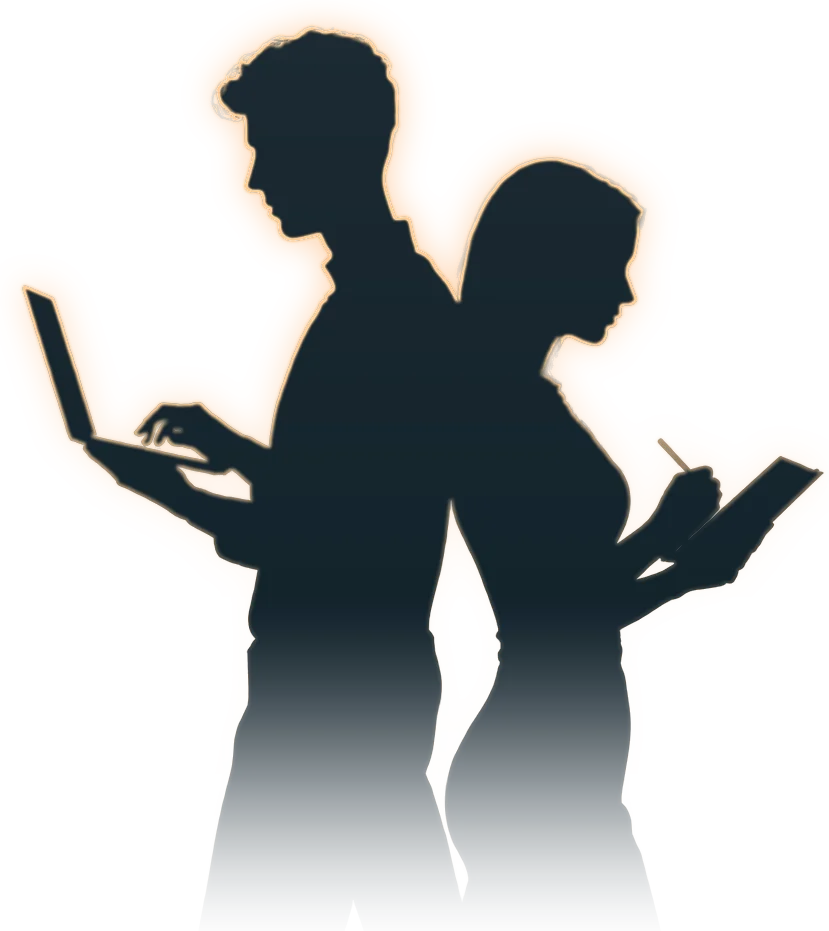
#> input picture docs/assets/hero-duo.webp, 829 x 931 px
$ python -i tone.py   (imports and definitions only)
#> lines starting #> are read from the running program, lines starting #| are printed output that depends on the picture
#!/usr/bin/env python3
# -*- coding: utf-8 -*-
"""Тонировка фотографий под палитру «Сверка»: петрольные тени, бирюзовые полутона, теплые закатные света.

Берет исходные (натуральные) JPG из папки --raw и складывает готовые файлы в src/photos/,
откуда их забирает build.py. Фото из NATURAL копируются без изменений (главный экран —
эталон палитры, остальные под него подгоняются). Нужен Pillow: pip3 install pillow

    python3 src/tone.py                 # ../incom-redesign/site/assets/photos -> src/photos
    python3 src/tone.py --raw /путь --sheet /tmp/sheet.jpg   # плюс контактный лист для проверки
"""
import argparse
import shutil
import sys
from pathlib import Path

try:
    from PIL import Image, ImageOps, ImageEnhance, ImageDraw
except ImportError:
    print("Нужен Pillow: pip3 install pillow")
    sys.exit(1)

SRC = Path(__file__).resolve().parent
ROOT = SRC.parent
DEFAULT_RAW = ROOT.parent / "incom-redesign" / "site" / "assets" / "photos"
OUT = SRC / "photos"

# Фото, которые остаются в натуральном цвете
NATURAL = {"moscow-city-sunset"}

# Градиентная карта: яркость 0..1 -> цвет. Тени = петроль сайта, света = теплый закат с главной
STOPS = [
    (0.00, "#061B28"),
    (0.30, "#0D3C55"),
    (0.58, "#2A7390"),
    (0.78, "#C4906A"),
    (0.90, "#F0C3A0"),
    (1.00, "#FFF1E4"),
]
CONTRAST = 1.08
QUALITY = 86


def hexrgb(h):
    h = h.lstrip("#")
    return tuple(int(h[i:i + 2], 16) for i in (0, 2, 4))


def luts(stops):
    stops = sorted((p, hexrgb(c)) for p, c in stops)
    out = [[0] * 256 for _ in range(3)]
    for i in range(256):
        t = i / 255
        for (p0, c0), (p1, c1) in zip(stops, stops[1:]):
            if p0 <= t <= p1:
                k = 0 if p1 == p0 else (t - p0) / (p1 - p0)
                for ch in range(3):
                    out[ch][i] = round(c0[ch] + (c1[ch] - c0[ch]) * k)
                break
#> further down, picture is the input picture: PIL image 829x931 RGBA; mean R, G, B, A 159, 115.1, 74.9, 82
    return out


LUT = luts(STOPS)


def tone(img):
    g = ImageOps.grayscale(img)
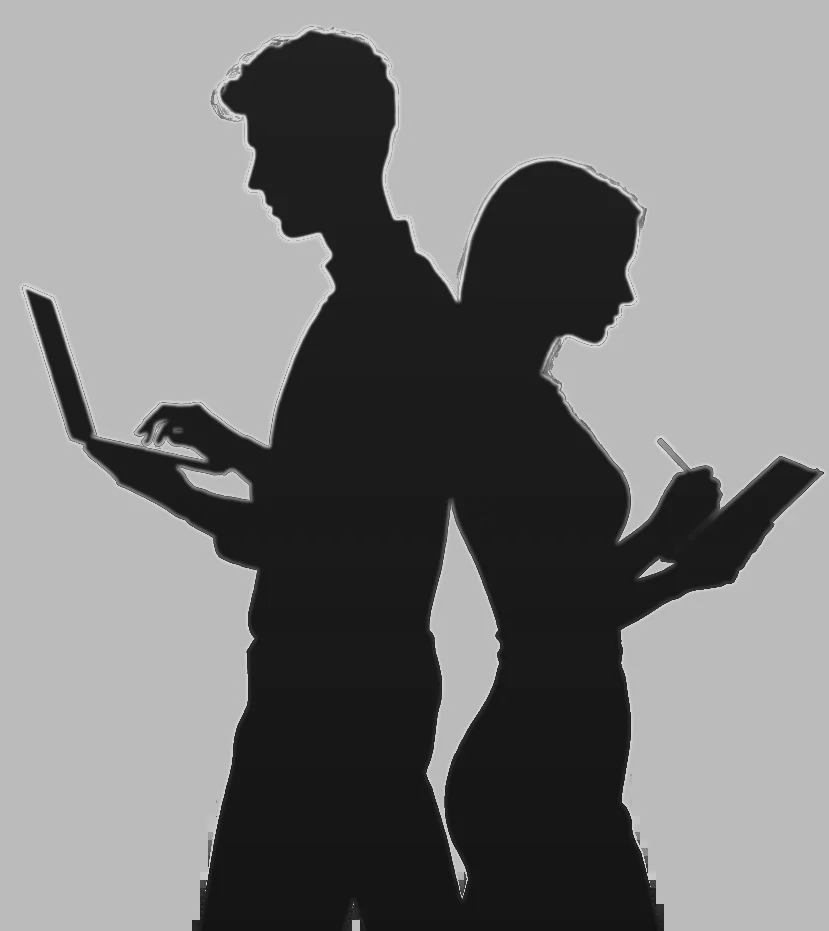
#> g: PIL image 829x931 L; min 18, max 227, mean 123.6
    if CONTRAST != 1.0:
        g = ImageEnhance.Contrast(g).enhance(CONTRAST)
    return Image.merge("RGB", (g.point(LUT[0]), g.point(LUT[1]), g.point(LUT[2])))
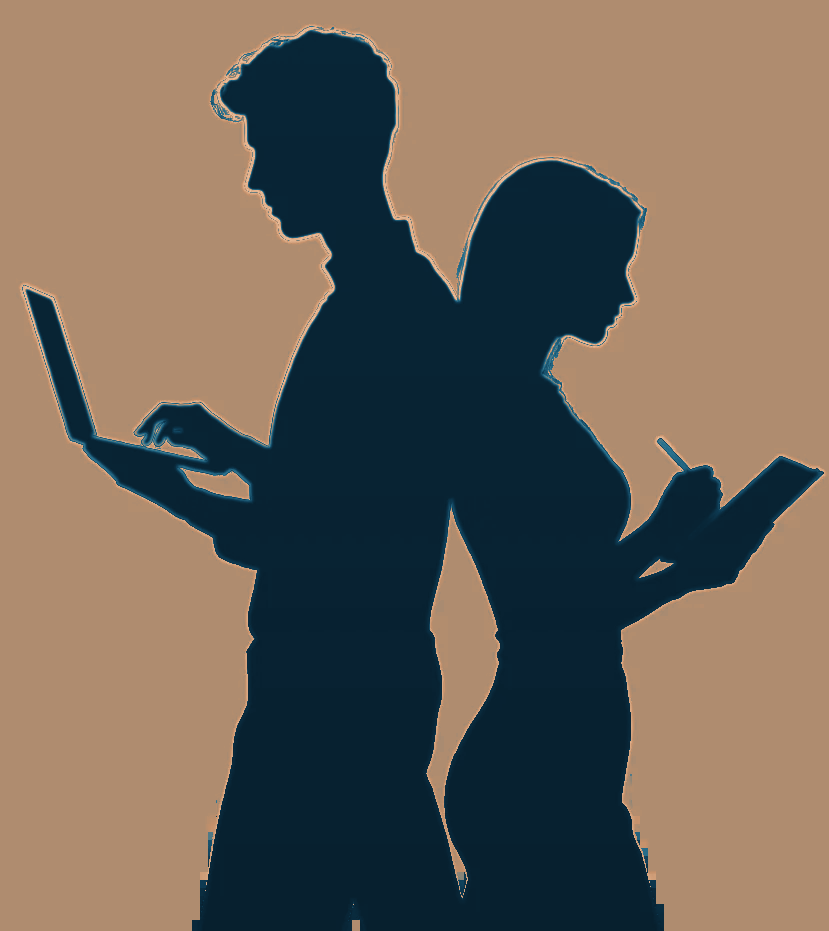
#> returned value: PIL image 829x931 RGB; mean R, G, B 108.5, 98.6, 87.7


def main():
    ap = argparse.ArgumentParser(description=__doc__.split("\n")[0])
    ap.add_argument("--raw", default=str(DEFAULT_RAW), help="папка с исходными JPG")
    ap.add_argument("--out", default=str(OUT), help="куда класть результат (по умолчанию src/photos)")
    ap.add_argument("--sheet", help="сохранить контактный лист результата в этот файл")
    a = ap.parse_args()
    raw, out = Path(a.raw), Path(a.out)
    if not raw.is_dir():
        print("Папка с исходниками не найдена: %s" % raw)
        return 1
    out.mkdir(parents=True, exist_ok=True)
    done, kept, sheet = [], [], []
    for p in sorted(raw.glob("*.jpg")):
        key = p.stem[:-4] if p.stem.endswith("-900") else p.stem
        dst = out / p.name
        if key in NATURAL:
            shutil.copy2(p, dst)
            kept.append(p.name)
            continue
        img = Image.open(p).convert("RGB")
        res = tone(img)
        res.save(dst, "JPEG", quality=QUALITY, optimize=True, progressive=True)
        done.append(p.name)
        if a.sheet and not p.stem.endswith("-900"):
            sheet.append((key, ImageOps.fit(res, (260, 195))))
    print("тонировано %d, скопировано без изменений %d -> %s" % (len(done), len(kept), out))
    if a.sheet and sheet:
        cols = 6
        rows = (len(sheet) + cols - 1) // cols
        im = Image.new("RGB", (cols * 268 + 8, rows * 221 + 8), "#F4F2EE")
        d = ImageDraw.Draw(im)
        for i, (k, t) in enumerate(sheet):
            x, y = 8 + (i % cols) * 268, 8 + (i // cols) * 221
            im.paste(t, (x, y + 18))
            d.text((x, y + 3), k, fill="#111")
        im.save(a.sheet, quality=85)
        print("контактный лист:", a.sheet)
    return 0


# [2 lines not run here, left out]

>>> from PIL import Image
>>> picture = Image.open('../docs/assets/hero-duo.webp')
>>> result = tone(picture)
